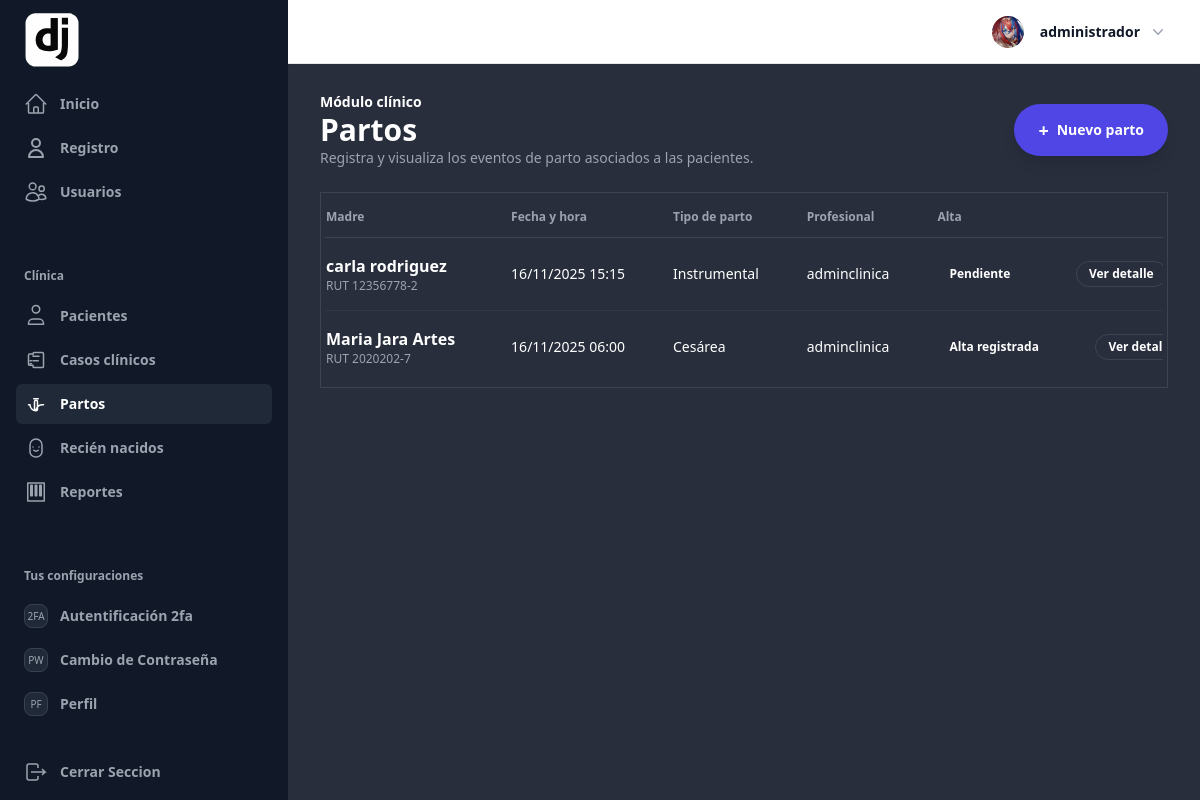
/clinica/partos/ (signed in), run on an earlier commit of the app's database.
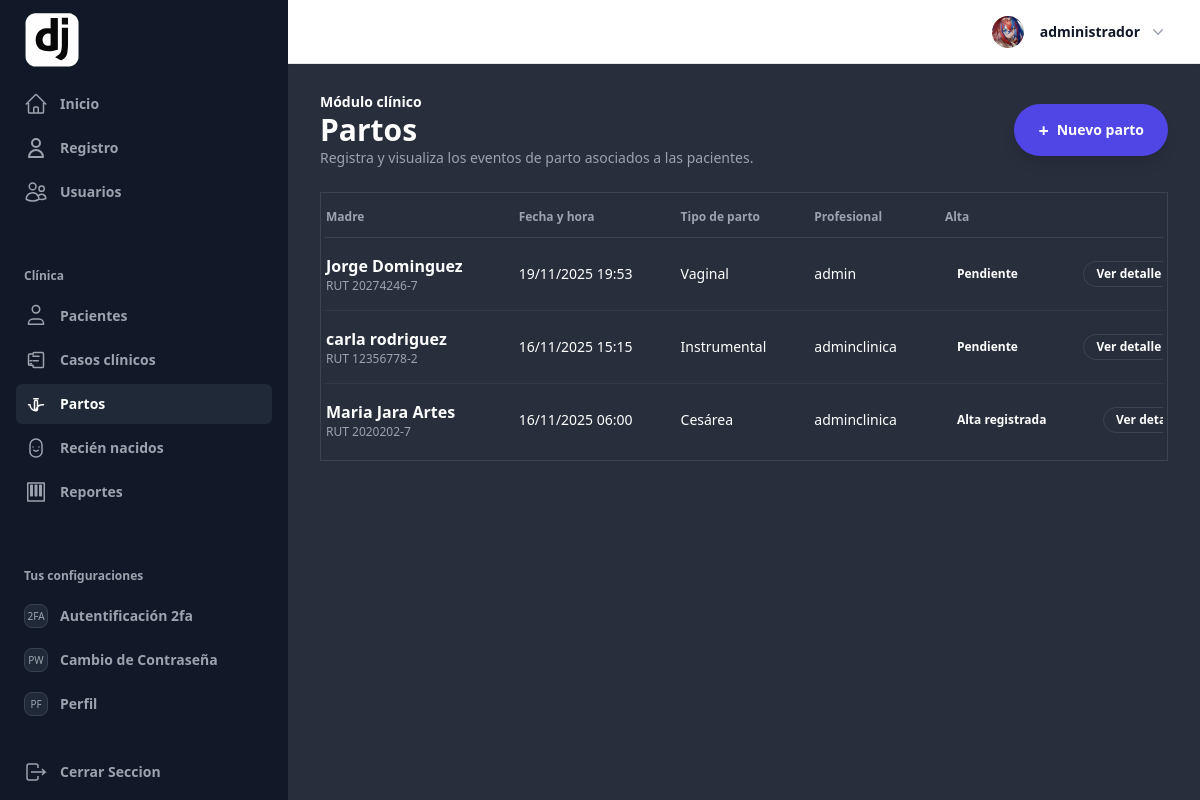
And on a later commit of the database.
### UsuarioApp/models.py (models this page shows, shortened)
class Profile(models.Model):
    last_activity = models.DateTimeField(null=True, blank=True)
    image = models.ImageField(upload_to=profile_picture_path, default="profile.webp")
    user_FK = models.OneToOneField(
        User, on_delete=models.CASCADE, related_name="profile"
    )
    position_FK = models.ForeignKey(
        Position, on_delete=models.SET_NULL, null=True, blank=True
    )
    def save(self, *args, **kwargs):
        update_last_activity = kwargs.pop("update_last_activity", False)
        if update_last_activity:
            self.last_activity = timezone.now()
            kwargs["update_fields"] = ["last_activity"]
        if self.pk:
            handle_old_image(Profile, self.pk, self.image)
        super(Profile, self).save(*args, **kwargs)
        if self.image and os.path.exists(self.image.path):
            resize_image(self.image.path, 300)
            crop_image(self.image.path, 300)
    def update_last_activity(self):
        self.save(update_last_activity=True)
    class Meta:
        verbose_name = "Perfil"
        verbose_name_plural = "Perfiles"
        ordering = ["-id"]

### clinica/models.py (models this page shows, shortened)
class Parto(models.Model):
    class TipoPartoChoices(models.TextChoices):
        VAGINAL = "vaginal", _("Vaginal")
        CESAREA = "cesarea", _("Cesárea")
        INSTRUMENTAL = "instrumental", _("Instrumental")
        OTRO = "otro", _("Otro")
    class PosicionPartoChoices(models.TextChoices):
        SEMISENTADA = "semisentada", _("Semisentada")
        SENTADA = "sentada", _("Sentada")
        LITOTOMIA = "litotomia", _("Litotomía")
        CUADRUPEDA = "cuadrupeda", _("Cuadrúpeda")
        DE_PIE = "de_pie", _("De pie")
        CUCLILLA = "cuclilla", _("Cuclilla")
        OTRO = "otro", _("Otro")
    paciente = models.ForeignKey(
        Paciente,
        verbose_name=_("Madre"),
        related_name="partos",
        on_delete=models.CASCADE,
    )
    fecha_hora = models.DateTimeField(_("Fecha y hora del parto"))
    fecha_ingreso = models.DateTimeField(_("Fecha y hora de ingreso"), null=True, blank=True)
    tipo_parto = models.CharField(
        _("Tipo de parto (histórico)"),
        max_length=20,
        choices=TipoPartoChoices.choices,
        default=TipoPartoChoices.VAGINAL,
        help_text=_("Campo legado. Se mantendrá hasta migrar completamente al catálogo REM."),
    )
    tipo_parto_catalogo = models.ForeignKey(
        TipoParto,
        verbose_name=_("Tipo de parto"),
        related_name="episodios",
        on_delete=models.SET_NULL,
        null=True,
        blank=True,
        db_column="tipo_parto_id",
        help_text=_("Referencia a catálogo nacional de tipos de parto."),
    )
    posicion_parto = models.CharField(
        _("Posición durante el parto"),
        max_length=20,
        choices=PosicionPartoChoices.choices,
        blank=True,
    )
    posicion_parto_otro = models.CharField(
        _("Detalle de posición (si 'Otro')"),
        max_length=100,
        blank=True,
    )
    sala = models.CharField(_("Sala / pabellón"), max_length=50, blank=True)
    edad_materna_parto = models.PositiveSmallIntegerField(
        _("Edad materna al parto"),
        null=True,
        blank=True,
        validators=[MinValueValidator(10), MaxValueValidator(60)],
    )
    paridad = models.PositiveSmallIntegerField(_("Paridad"), null=True, blank=True)
    control_prenatal = models.BooleanField(_("Control prenatal"), default=True)
    preeclampsia_severa = models.BooleanField(_("Preeclampsia severa"), default=False)
    eclampsia = models.BooleanField(_("Eclampsia"), default=False)
    sepsis = models.BooleanField(_("Sepsis"), default=False)
    infeccion_ovular = models.BooleanField(_("Infección ovular"), default=False)
    detalle_otra_patologia = models.TextField(_("Otras patologías"), blank=True)
    ligadura_tardia_cordon = models.BooleanField(_("Ligadura tardía del cordón"), default=False)
    contacto_piel_piel = models.BooleanField(_("Contacto piel con piel"), default=False)
    duracion_contacto_min = models.PositiveSmallIntegerField(
        _("Duración contacto piel con piel (min)"), null=True, blank=True
    )
    lactancia_primera_hora = models.BooleanField(_("Lactancia en primera hora"), default=False)
    alojamiento_conjunto = models.BooleanField(_("Alojamiento conjunto"), default=False)
    vdrl_positivo = models.BooleanField(_("VDRL positivo"), default=False)
    hepatitis_b_positivo = models.BooleanField(_("Hepatitis B positivo"), default=False)
    vih_positivo = models.BooleanField(_("VIH positivo"), default=False)
    complicaciones = models.TextField(_("Complicaciones"), blank=True)
    observaciones = models.TextField(_("Observaciones"), blank=True)
    duracion_trabajo_parto_min = models.PositiveIntegerField(
        _("Duración del trabajo de parto (min)"), null=True, blank=True
    )
    personal_responsable = models.ForeignKey(
        settings.AUTH_USER_MODEL,
        verbose_name=_("Profesional responsable"),
        related_name="partos_asignados",
        on_delete=models.SET_NULL,
        null=True,
        blank=True,
    )
    fecha_creacion = models.DateTimeField(_("Fecha de creación"), auto_now_add=True)
    fecha_actualizacion = models.DateTimeField(_("Fecha de actualización"), auto_now=True)
    class Meta:
        ordering = ["-fecha_hora"]
        verbose_name = _("Parto")
        verbose_name_plural = _("Partos")
        indexes = [
            models.Index(fields=["fecha_hora"], name="idx_parto_fecha"),
            models.Index(fields=["paciente"], name="idx_parto_paciente"),
            models.Index(fields=["edad_materna_parto"], name="idx_parto_edad_materna"),
        ]
    @property
    def alta_registrada(self):
        try:
            return self.alta
        except Alta.DoesNotExist:  # type: ignore[name-defined]
            return None

class Paciente(models.Model):
    class SexoChoices(models.TextChoices):
        MASCULINO = "M", _("Masculino")
        FEMENINO = "F", _("Femenino")
        OTRO = "O", _("Otro")
    class EstadoCivilChoices(models.TextChoices):
        SOLTERA = "soltera", _("Soltera")
        CASADA = "casada", _("Casada")
        VIUDA = "viuda", _("Viuda")
        DIVORCIADA = "divorciada", _("Divorciada")
        CONVIVIENTE = "conviviente", _("Conviviente")
        OTRO = "otro", _("Otro")
    class NivelEducacionalChoices(models.TextChoices):
        NINGUNA = "ninguna", _("Ninguna")
        BASICA = "basica", _("Básica")
        MEDIA = "media", _("Media")
        TECNICA = "tecnica", _("Técnica")
        UNIVERSITARIA = "universitaria", _("Universitaria")
        OTRO = "otro", _("Otro")
    class PuebloOriginarioChoices(models.TextChoices):
        NINGUNO = "ninguno", _("Ninguno")
        MAPUCHE = "mapuche", _("Mapuche")
        AYMARA = "aymara", _("Aymara")
        RAPANUI = "rapanui", _("Rapa Nui")
        OTRO = "otro", _("Otro")
    class NacionalidadChoices(models.TextChoices):
        CHILENA = "chilena", _("Chilena")
        EXTRANJERA = "extranjera", _("Extranjera")
    rut = models.CharField(_("RUT"), max_length=12, unique=True)
    dv = models.CharField(_("Dígito verificador"), max_length=1, blank=True)
    nombres = models.CharField(_("Nombres"), max_length=100, blank=True)
    apellido_paterno = models.CharField(_("Apellido paterno"), max_length=100, blank=True)
    apellido_materno = models.CharField(_("Apellido materno"), max_length=100, blank=True)
    nombre_completo = models.CharField(_("Nombre completo"), max_length=255, blank=True)
    fecha_nacimiento = models.DateField(_("Fecha de nacimiento"))
    sexo = models.CharField(_("Sexo"), max_length=1, choices=SexoChoices.choices)
    telefono = models.CharField(_("Teléfono"), max_length=20, blank=True)
    email = models.EmailField(_("Correo electrónico"), blank=True)
    direccion = models.CharField(_("Dirección"), max_length=255, blank=True)
    estado_civil = models.CharField(
        _("Estado civil"),
        max_length=20,
        choices=EstadoCivilChoices.choices,
        default=EstadoCivilChoices.OTRO,
        blank=True,
    )
    nivel_educacional = models.CharField(
        _("Nivel educacional"),
        max_length=20,
        choices=NivelEducacionalChoices.choices,
        default=NivelEducacionalChoices.OTRO,
        blank=True,
    )
    pueblo_originario = models.CharField(
        _("Pueblo originario (histórico)"),
        max_length=20,
        choices=PuebloOriginarioChoices.choices,
        default=PuebloOriginarioChoices.NINGUNO,
        blank=True,
        help_text=_("Campo legado. Se mantendrá hasta migrar completamente al catálogo REM."),
    )
    nacionalidad = models.CharField(
        _("Nacionalidad (histórica)"),
        max_length=20,
        choices=NacionalidadChoices.choices,
        default=NacionalidadChoices.CHILENA,
        blank=True,
        help_text=_("Campo legado. Se recomienda usar el catálogo de nacionalidades."),
    )
    consultorio = models.ForeignKey(
        Consultorio,
        verbose_name=_("Consultorio de referencia"),
        related_name="pacientes",
        on_delete=models.SET_NULL,
        null=True,
        blank=True,
        db_column="consultorio_id",
    )
    nacionalidad_catalogo = models.ForeignKey(
        Nacionalidad,
        verbose_name=_("Nacionalidad (catálogo)"),
        related_name="pacientes",
        on_delete=models.SET_NULL,
        null=True,
        blank=True,
        db_column="nacionalidad_codigo",
    )
    pueblo_originario_catalogo = models.ForeignKey(
        PuebloOriginario,
        verbose_name=_("Pueblo originario (catálogo)"),
        related_name="pacientes",
        on_delete=models.SET_NULL,
        null=True,
        blank=True,
        db_column="pueblo_originario_id",
    )
    activo = models.BooleanField(_("Activo"), default=True)
    fecha_creacion = models.DateTimeField(_("Fecha de creación"), auto_now_add=True)
    fecha_actualizacion = models.DateTimeField(_("Fecha de actualización"), auto_now=True)
    class Meta:
        ordering = ["nombres", "apellido_paterno", "apellido_materno"]
        verbose_name = _("Paciente")
        verbose_name_plural = _("Pacientes")
        indexes = [
            models.Index(fields=["fecha_nacimiento"], name="idx_paciente_fecha_nac"),
            models.Index(fields=["nombres", "apellido_paterno"], name="idx_paciente_nombre"),
        ]

### clinica/views.py (the view)
# urls.py: path("partos/", views.PartoListView.as_view(), name="parto_list"),
class PartoListView(LoginRequiredMixin, ListView):
    model = Parto
    template_name = "clinica/partos/lista.html"
    context_object_name = "partos"
    paginate_by = 10
    def get_queryset(self):
        qs = (
            Parto.objects.select_related("paciente", "personal_responsable", "alta")
            .prefetch_related("recien_nacidos")
            .order_by("-fecha_hora")
        )
        return qs

### templates/clinica/partos/lista.html (shortened to what this page needs)
{% extends 'components/Layout/base_extendido.html' %}
{% block content_main %}
<section class="space-y-6 text-white">
  <div class="flex flex-wrap items-center justify-between gap-4">
    <div>
      <p class="text-sm font-semibold text-indigo-300 uppercase tracking-wide">Módulo clínico</p>
      <h1 class="text-3xl font-bold text-white">Partos</h1>
      <p class="text-sm text-gray-400">Registra y visualiza los eventos de parto asociados a las pacientes.</p>
    </div>
    <a href="{% url 'clinica:parto_create' %}" class="inline-flex items-center gap-2 rounded-full bg-indigo-600 px-6 py-3 text-sm font-semibold text-white shadow-lg shadow-indigo-600/30 transition hover:bg-indigo-500 focus-visible:outline focus-visible:outline-2 focus-visible:outline-offset-2 focus-visible:outline-indigo-500">
      <span class="text-lg leading-none">+</span>
      Nuevo parto
    </a>
  </div>
  <div class="rounded-[2.5rem] border border-white/10 bg-gray-950/40 p-1 shadow-2xl shadow-black/30">
    <div class="overflow-x-auto rounded-[2rem]">
      <div class="overflow-hidden rounded-[2rem]">
        <table aria-label="Partos" class="w-full whitespace-nowrap text-left text-sm text-gray-300">
          <thead class="border-b border-white/10 text-xs font-semibold uppercase tracking-wide text-gray-400">
            <tr>
              <th class="py-3 pl-6 pr-8 sm:pl-8">Madre</th>
              <th class="px-6 py-3">Fecha y hora</th>
              <th class="px-6 py-3">Tipo de parto</th>
              <th class="px-6 py-3">Profesional</th>
              <th class="px-6 py-3">Alta</th>
              <th class="py-3 pl-6 pr-6 text-right sm:pr-8">Acciones</th>
            </tr>
          </thead>
          <tbody class="divide-y divide-white/5 text-sm leading-6">
            {% for parto in partos %}
              <tr class="transition hover:bg-white/5">
                <td class="py-4 pl-6 pr-8 sm:pl-8">
                  <div class="flex flex-col gap-1">
                    <p class="text-base font-semibold text-white">{{ parto.paciente.nombre_completo }}</p>
                    <p class="text-xs text-gray-400">RUT {{ parto.paciente.rut }}</p>
                  </div>
                </td>
                <td class="px-6 py-4 text-sm text-gray-200">
                  {{ parto.fecha_hora|date:"d/m/Y H:i" }}
                </td>
                <td class="px-6 py-4 text-sm text-gray-200">
                  {{ parto.get_tipo_parto_display }}
                </td>
                <td class="px-6 py-4 text-sm text-gray-200">
                  {{ parto.personal_responsable|default:"—" }}
                </td>
                <td class="px-6 py-4 text-sm">
                  {% if parto.alta_registrada %}
                    <span class="inline-flex items-center rounded-full bg-emerald-500/20 px-3 py-1 text-xs font-semibold text-emerald-300">Alta registrada</span>
                  {% else %}
                    <span class="inline-flex items-center rounded-full bg-amber-500/20 px-3 py-1 text-xs font-semibold text-amber-300">Pendiente</span>
                  {% endif %}
                </td>
                <td class="py-4 pl-6 pr-6 text-right text-sm font-semibold sm:pr-8">
                  <div class="flex flex-wrap justify-end gap-3 text-indigo-200">
                    <a href="{% url 'clinica:parto_detail' parto.pk %}"
                      class="rounded-full border border-white/10 px-3 py-1 text-xs hover:border-indigo-400 hover:text-white">
                      Ver detalle
                    </a>
                  </div>
                </td>
              </tr>
            {% empty %}
              <tr>
                <td colspan="6" class="px-6 py-10 text-center text-sm text-gray-400">
                  No hay partos registrados.
                </td>
              </tr>
            {% endfor %}
          </tbody>
        </table>
      </div>
    </div>
  </div>
</section>
{% endblock content_main %}

### templates/components/header/components/profile.html (shortened to what this page needs)
{% load static %}
<div class="relative" x-data="{ openUser: false }">
  <button type="button" class="-m-1.5 flex items-center p-1.5" id="user-menu-button" aria-expanded="false" aria-haspopup="true" @click="openUser = !openUser">
    <img class="h-8 w-8 rounded-full bg-gray-50" src="{{ request.user.profile.image.url }}" alt="perfil">
    <span class="hidden lg:flex lg:items-center">
      <span class="ml-4 text-sm font-semibold leading-6 text-gray-900" aria-hidden="true">{{ request.user }}</span>
      <svg class="ml-2 h-5 w-5 text-gray-400" viewBox="0 0 20 20" fill="currentColor" aria-hidden="true">
        <path fill-rule="evenodd" d="M5.23 7.21a.75.75 0 011.06.02L10 11.168l3.71-3.938a.75.75 0 111.08 1.04l-4.25 4.5a.75.75 0 01-1.08 0l-4.25-4.5a.75.75 0 01.02-1.06z" clip-rule="evenodd" />
      </svg>
    </span>
  </button>
</div>

What changed in the data, as far as the page shows it:
added Parto: paciente.nombre_completo "Jorge Dominguez", paciente.rut "20274246-7", fecha_hora "19/11/2025 19:53", tipo_parto "Vaginal", personal_responsable "admin", shows "Pendiente"
